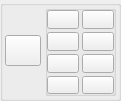
              <widget class="QGroupBox" name="bigfontgbox">
               <property name="geometry">
                <rect>
                 <x>345</x>
                 <y>0</y>
                 <width>121</width>
                 <height>101</height>
                </rect>
               </property>
               <property name="styleSheet">
                <string notr="true">QGroupBox{
	padding-top:3px;
}

QGroupBox[objectName =&quot;bigfontgbox&quot;]{
	padding-top:17px;
}
</string>
               </property>
               <property name="title">
                <string/>
               </property>
               <property name="alignment">
                <set>Qt::AlignHCenter|Qt::AlignTop</set>
               </property>
               <widget class="QPushButton" name="font_design_btn">
                <property name="geometry">
                 <rect>
                  <x>5</x>
                  <y>35</y>
                  <width>36</width>
                  <height>31</height>
                 </rect>
                </property>
                <property name="toolTip">
                 <string>&lt;html&gt;&lt;head/&gt;&lt;body&gt;&lt;p&gt;&lt;span style=&quot; font-size:8pt;&quot;&gt;Choose font type, size and design.&lt;/span&gt;&lt;/p&gt;&lt;/body&gt;&lt;/html&gt;</string>
                </property>
                <property name="text">
                 <string/>
                </property>
                <property name="icon">
                 <iconset>
                  <normaloff>../Icons-mine/font_icon.png</normaloff>../Icons-mine/font_icon.png</iconset>
                </property>
                <property name="iconSize">
                 <size>
                  <width>25</width>
                  <height>25</height>
                 </size>
                </property>
               </widget>
               <widget class="QGroupBox" name="groupBox_22">
                <property name="geometry">
                 <rect>
                  <x>45</x>
                  <y>5</y>
                  <width>71</width>
                  <height>91</height>
                 </rect>
                </property>
                <property name="minimumSize">
                 <size>
                  <width>0</width>
                  <height>0</height>
                 </size>
                </property>
                <property name="styleSheet">
                 <string notr="true"/>
                </property>
                <property name="title">
                 <string/>
                </property>
                <layout class="QGridLayout" name="gridLayout_4">
                 <property name="leftMargin">
                  <number>1</number>
                 </property>
                 <property name="topMargin">
                  <number>1</number>
                 </property>
                 <property name="rightMargin">
                  <number>1</number>
                 </property>
                 <property name="bottomMargin">
                  <number>1</number>
                 </property>
                 <property name="spacing">
                  <number>3</number>
                 </property>
                 <item row="1" column="0">
                  <widget class="QPushButton" name="underline_btn">
                   <property name="toolTip">
                    <string>&lt;html&gt;&lt;head/&gt;&lt;body&gt;&lt;p&gt;Underline&lt;/p&gt;&lt;/body&gt;&lt;/html&gt;</string>
                   </property>
                   <property name="text">
                    <string/>
                   </property>
                   <property name="icon">
                    <iconset>
                     <normaloff>../Icons-mine/Effects/underline_dark.png</normaloff>../Icons-mine/Effects/underline_dark.png</iconset>
                   </property>
                   <property name="iconSize">
                    <size>
                     <width>16</width>
                     <height>16</height>
                    </size>
                   </property>
                  </widget>
                 </item>
                 <item row="0" column="1">
                  <widget class="QPushButton" name="bold_btn">
                   <property name="toolTip">
                    <string>&lt;html&gt;&lt;head/&gt;&lt;body&gt;&lt;p&gt;Bold text&lt;/p&gt;&lt;/body&gt;&lt;/html&gt;</string>
                   </property>
                   <property name="text">
                    <string/>
                   </property>
                   <property name="icon">
                    <iconset>
                     <normaloff>../Icons-mine/Effects/bold_dark.png</normaloff>../Icons-mine/Effects/bold_dark.png</iconset>
                   </property>
                   <property name="iconSize">
                    <size>
                     <width>13</width>
                     <height>13</height>
                    </size>
                   </property>
                  </widget>
                 </item>
                 <item row="0" column="0">
                  <widget class="QPushButton" name="font_colour_btn">
                   <property name="toolTip">
                    <string>Add colour to selected text.</string>
                   </property>
                   <property name="text">
                    <string/>
                   </property>
                   <property name="icon">
                    <iconset>
                     <normaloff>../Icons-mine/Effects/color.png</normaloff>../Icons-mine/Effects/color.png</iconset>
                   </property>
                   <property name="iconSize">
                    <size>
                     <width>13</width>
                     <height>13</height>
                    </size>
                   </property>
                  </widget>
                 </item>
                 <item row="1" column="1">
                  <widget class="QPushButton" name="italics_btn">
                   <property name="toolTip">
                    <string>&lt;html&gt;&lt;head/&gt;&lt;body&gt;&lt;p&gt;Italicize text.&lt;/p&gt;&lt;/body&gt;&lt;/html&gt;</string>
                   </property>
                   <property name="text">
                    <string/>
                   </property>
                   <property name="icon">
                    <iconset>
                     <normaloff>../Icons-mine/Effects/italics_dark.png</normaloff>../Icons-mine/Effects/italics_dark.png</iconset>
                   </property>
                  </widget>
                 </item>
                 <item row="3" column="0">
                  <widget class="QPushButton" name="align_center_btn">
                   <property name="toolTip">
                    <string>Align text to center.</string>
                   </property>
                   <property name="text">
                    <string/>
                   </property>
                   <property name="icon">
                    <iconset>
                     <normaloff>../Icons-mine/align_center.png</normaloff>../Icons-mine/align_center.png</iconset>
                   </property>
                   <property name="iconSize">
                    <size>
                     <width>16</width>
                     <height>16</height>
                    </size>
                   </property>
                  </widget>
                 </item>
                 <item row="2" column="0">
                  <widget class="QPushButton" name="align_left_btn">
                   <property name="toolTip">
                    <string>Align text to left.</string>
                   </property>
                   <property name="text">
                    <string/>
                   </property>
                   <property name="icon">
                    <iconset>
                     <normaloff>../Icons-mine/align_left.png</normaloff>../Icons-mine/align_left.png</iconset>
                   </property>
                   <property name="iconSize">
                    <size>
                     <width>20</width>
                     <height>20</height>
                    </size>
                   </property>
                  </widget>
                 </item>
                 <item row="2" column="1">
                  <widget class="QPushButton" name="align_right_btn">
                   <property name="toolTip">
                    <string>Align text to right.</string>
                   </property>
                   <property name="text">
                    <string/>
                   </property>
                   <property name="icon">
                    <iconset>
                     <normaloff>../Icons-mine/align_right.png</normaloff>../Icons-mine/align_right.png</iconset>
                   </property>
                   <property name="iconSize">
                    <size>
                     <width>20</width>
                     <height>20</height>
                    </size>
                   </property>
                  </widget>
                 </item>
                 <item row="3" column="1">
                  <widget class="QPushButton" name="justify_btn">
                   <property name="toolTip">
                    <string>Justify text.</string>
                   </property>
                   <property name="text">
                    <string/>
                   </property>
                   <property name="icon">
                    <iconset>
                     <normaloff>../Icons-mine/justify.png</normaloff>../Icons-mine/justify.png</iconset>
                   </property>
                   <property name="iconSize">
                    <size>
                     <width>16</width>
                     <height>16</height>
                    </size>
                   </property>
                  </widget>
                 </item>
                </layout>
               </widget>
              </widget>
